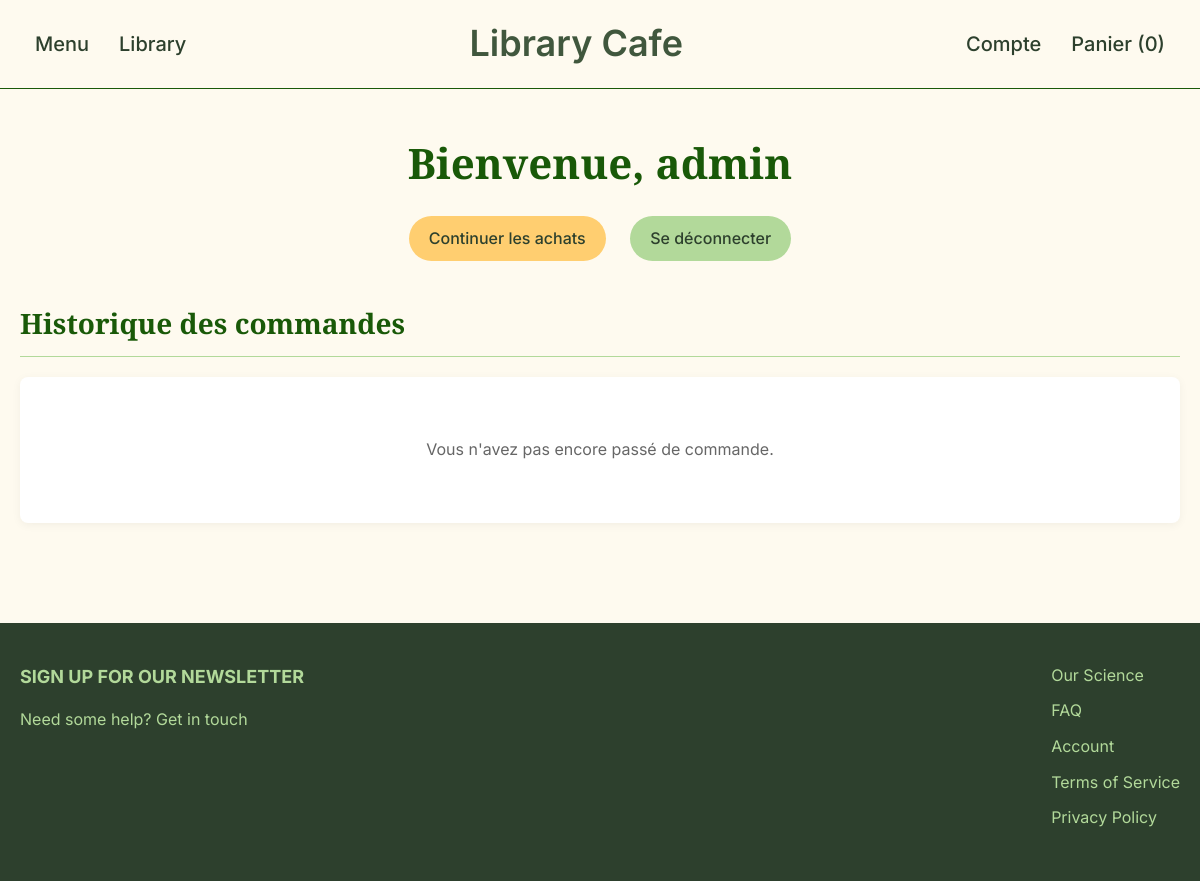
Before: /profil.php (signed in) with the older database file.
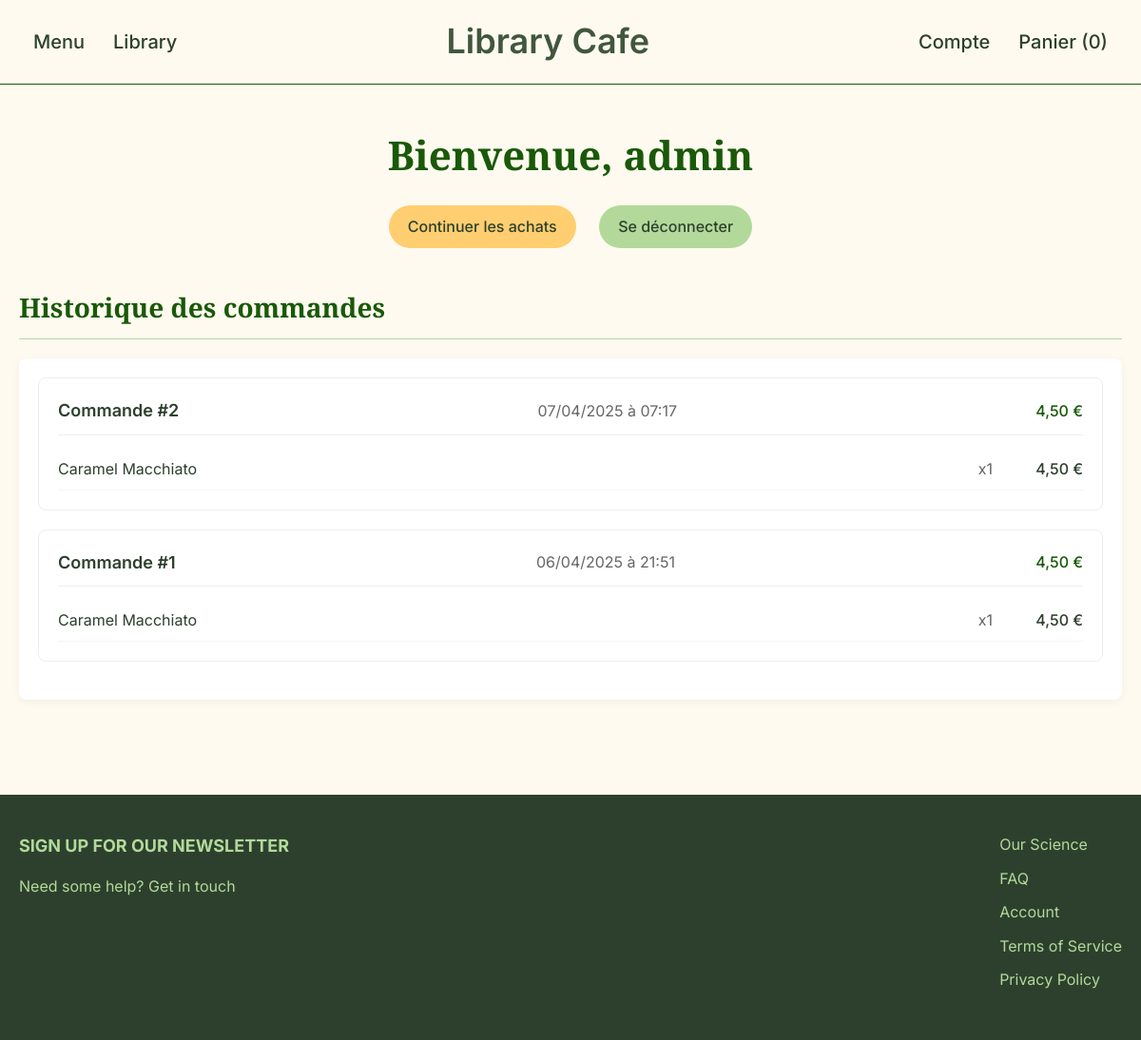
After: the same page with the newer database file.
### tables this page shows
CREATE TABLE `commandes` (
  `id` int(11) NOT NULL,
  `total` decimal(10,2) NOT NULL,
  `utilisateur_id` int(11) NOT NULL,
  `date_commande` timestamp NOT NULL DEFAULT current_timestamp()
);

CREATE TABLE `commande_item` (
  `id` int(11) NOT NULL,
  `commande_id` int(11) NOT NULL,
  `produit_id` int(11) NOT NULL,
  `quantite` int(11) NOT NULL,
  `prix` decimal(10,2) NOT NULL
);

CREATE TABLE `produits` (
  `id` int(11) NOT NULL,
  `nom` varchar(100) NOT NULL,
  `description` text DEFAULT NULL,
  `prix` decimal(5,2) NOT NULL,
  `stock` int(11) DEFAULT 100,
  `statut` varchar(50) DEFAULT 'Disponible',
  `image` varchar(255) DEFAULT NULL,
  `categorie_id` int(11) DEFAULT NULL,
  `categorie` varchar(50) DEFAULT NULL,
  `auteur` varchar(100) DEFAULT NULL,
  `annee` int(11) DEFAULT NULL,
  `type` varchar(20) DEFAULT 'Boisson'
);

### profil.php (the view, shortened to what this page needs)
<?php
require_once 'bdd.php';
$userName = $_SESSION['nom'];
$userId = $_SESSION['user_id'];
$stmt = $pdo->prepare("SELECT * FROM commandes WHERE utilisateur_id = ? ORDER BY date_commande DESC");
$stmt->execute([$userId]);
$commandes = $stmt->fetchAll();
?>
<!DOCTYPE html>
<html lang="fr">
<head>
</head>
<body>
    <header>
        <div class="header-container">
            <nav class="left-nav">
                <ul>
                    <li><a href="menu.php">Menu</a></li>
                    <li><a href="library.php">Library</a></li>
                </ul>
            </nav>
            <a href="Accueil.php" class="logo">Library Cafe</a>
            <nav class="right-nav">
                <ul>
                    <li><a href="profil.php">Compte</a></li>
                    <li><a href="panier.php">Panier (<?= isset($_SESSION['panier']) ? count($_SESSION['panier']) : 0 ?>)</a></li>
                </ul>
            </nav>
        </div>
    </header>
    <main>
        <div class="container">
            <div class="profile-header">
                <h2>Bienvenue, <?= htmlspecialchars($userName) ?></h2>
                <div class="profile-actions">
                    <a href="Accueil.php" class="btn">Continuer les achats</a>
                    <a href="logout.php" class="btn btn-secondary">Se déconnecter</a>
                </div>
            </div>
            <h3 class="section-title">Historique des commandes</h3>
            <div class="orders-container">
                <?php if ($commandes): ?>
                    <?php foreach ($commandes as $commande): ?>
                        <div class="order-card">
                            <div class="order-header">
                                <div class="order-id">Commande #<?= $commande['id'] ?></div>
                                <div class="order-date"><?= date('d/m/Y à H:i', strtotime($commande['date_commande'])) ?></div>
                                <div class="order-total"><?= number_format($commande['total'], 2, ',', ' ') ?> €</div>
                            </div>
                            <?php
                            $stmtItems = $pdo->prepare("
                                SELECT p.nom, ci.quantite, ci.prix
                                FROM commande_item ci
                                JOIN produits p ON ci.produit_id = p.id
                                WHERE ci.commande_id = ?
                            ");
                            $stmtItems->execute([$commande['id']]);
                            $items = $stmtItems->fetchAll();
                            ?>
                            <ul class="order-items">
                                <?php foreach ($items as $item): ?>
                                    <li class="order-item">
                                        <span class="item-name"><?= htmlspecialchars($item['nom']) ?></span>
                                        <span class="item-quantity">x<?= $item['quantite'] ?></span>
                                        <span class="item-price"><?= number_format($item['prix'], 2, ',', ' ') ?> €</span>
                                    </li>
                                <?php endforeach; ?>
                            </ul>
                        </div>
                    <?php endforeach; ?>
                <?php else: ?>
                    <div class="no-orders">
                        <p>Vous n'avez pas encore passé de commande.</p>
                    </div>
                <?php endif; ?>
            </div>
        </div>
    </main>
    <footer>
        <div class="footer-container">
            <div class="footer-links">
                <h3>SIGN UP FOR OUR NEWSLETTER</h3>
                <p>Need some help? Get in touch</p>
            </div>
            <div class="footer-links">
                <ul>
                    <li><a href="#">Our Science</a></li>
                    <li><a href="#">FAQ</a></li>
                    <li><a href="#">Account</a></li>
                    <li><a href="#">Terms of Service</a></li>
                    <li><a href="#">Privacy Policy</a></li>
                </ul>
            </div>
        </div>
    </footer>
</body>
</html>

### profil.php (style rules this page uses)
* { margin: 0; padding: 0; box-sizing: border-box; }
body { font-family: 'Inter', sans-serif; background-color: #FEFAEF; color: #2D402D; line-height: 1.6; }
.container { max-width: 1280px; margin: 0 auto; padding: 0 20px; }
header { background-color: #FEFAEF; border-bottom: 1px solid #195908; padding: 15px 0; }
.header-container { display: flex; justify-content: space-between; align-items: center; max-width: 1280px; margin: 0 auto; padding: 0 20px; }
.logo { font-family: 'Inter', sans-serif; font-size: 36px; font-weight: 600; color: #40573D; text-decoration: none; }
nav ul { display: flex; list-style: none; }
nav li { margin: 0 15px; }
nav a { color: #2D402D; text-decoration: none; font-weight: 500; font-size: 20px; }
main { padding: 40px 0; }
.profile-header { text-align: center; margin-bottom: 40px; }
h2 { font-family: 'Instrument Serif', serif; font-size: 42px; color: #195908; margin-bottom: 10px; }
.profile-actions { margin-top: 20px; }
.btn { display: inline-block; padding: 10px 20px; background-color: #FFCE70; color: #2D402D; text-decoration: none; border-radius: 50px; font-weight: 500; margin: 0 10px; }
.btn-secondary { background-color: #B2D99A; }
.section-title { font-family: 'Instrument Serif', serif; font-size: 28px; color: #195908; margin: 30px 0 20px; padding-bottom: 10px; border-bottom: 1px solid #B2D99A; }
.orders-container { background-color: white; padding: 20px; border-radius: 8px; box-shadow: 0 2px 10px rgba(0,0,0,0.05); }
.order-card { border: 1px solid #eee; border-radius: 8px; padding: 20px; margin-bottom: 20px; }
.order-header { display: flex; justify-content: space-between; align-items: center; padding-bottom: 10px; border-bottom: 1px solid #eee; margin-bottom: 15px; }
.order-id { font-weight: 600; font-size: 18px; }
.order-date { color: #666; }
.order-total { font-weight: 500; color: #195908; }
.order-items { list-style: none; }
.order-item { display: flex; justify-content: space-between; padding: 8px 0; border-bottom: 1px solid #f5f5f5; }
.item-name { flex-grow: 1; }
.item-quantity { margin: 0 15px; color: #666; }
.item-price { font-weight: 500; width: 80px; text-align: right; }
footer { background-color: #2D402D; color: #B2D99A; padding: 40px 0; margin-top: 60px; }
.footer-container { display: flex; justify-content: space-between; max-width: 1280px; margin: 0 auto; padding: 0 20px; }
.footer-links h3 { font-size: 18px; margin-bottom: 15px; }
.footer-links ul { list-style: none; }
.footer-links li { margin-bottom: 10px; }
.footer-links a { color: #B2D99A; text-decoration: none; }
.no-orders { text-align: center; padding: 40px 0; color: #666; }

Changed rows visible on the page:
added commandes: id "2", date_commande "07/04/2025 à 07:17", total "4,50"
added commande_item: produit.nom "Caramel Macchiato", quantite "1", prix "4,50"
added commandes: id "1", date_commande "06/04/2025 à 21:51", total "4,50"
Other visible differences:
text no longer shown: "Vous n'avez pas encore passé de commande."
